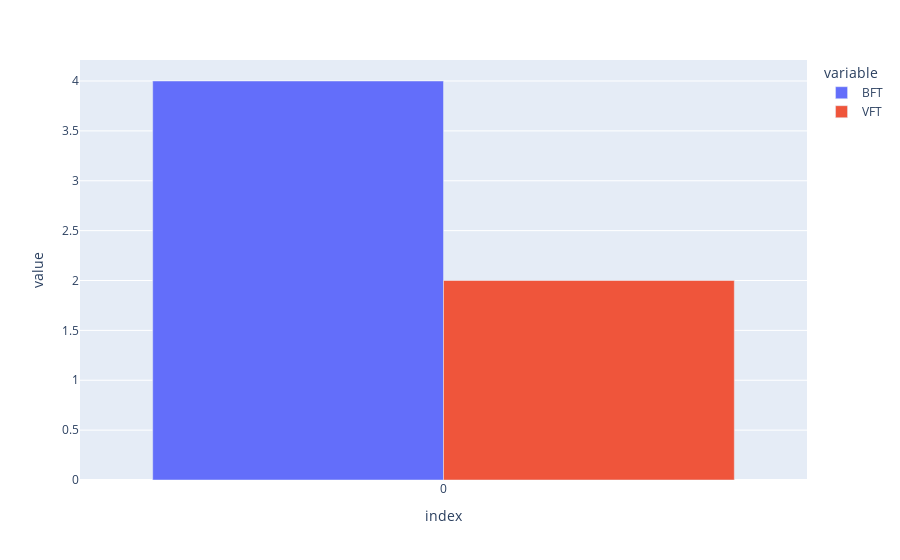

Notebook cell for this chart:
### Markdown cell above
Demo Google Sheet Link: https://docs.google.com/spreadsheets/d/1Wd_tC5t_i7bg9qZphxsEfR26wsA1IMlQYXjsdAOEXFc/edit?usp=sharing

This notebook was created live with the students, brainstorming the steps along the way.

The program lines that are commented out were used during the creation of the program so we could start "thinking like a data scientist".

Next steps could include updating the x- and y-axis titles, and adding a main title (which some students did anyways, without our prompting). We could also add new columns to calulate success percent.

### Code cell
import plotly.express as px
import pandas as pd

# demo google sheet
url = 'https://docs.google.com/spreadsheets/d/1Wd_tC5t_i7bg9qZphxsEfR26wsA1IMlQYXjsdAOEXFc/export?format=csv'

df = pd.read_csv(url)

# display(df.columns)

# display(df)

# display(df[['BFT', 'VFT']])

# only graph the attempts, nto the total shots.
fig = px.bar(df[['BFT', 'VFT']], barmode='group')

fig.show()

fig.write_image('bb-vs-vb.png')

### Figure 1 — Plotly figure (JSON) as saved in the notebook; plotly's stock layout.template omitted (floating-point values rounded to 4 significant figures)
{"data": [{"alignmentgroup": "True", "hovertemplate": "variable=BFT<br>index=%{x}<br>value=%{y}<extra></extra>", "legendgroup": "BFT", "marker": {"color": "#636efa", "pattern": {"shape": ""}}, "name": "BFT", "offsetgroup": "BFT", "orientation": "v", "showlegend": true, "textposition": "auto", "type": "bar", "x": [0], "xaxis": "x", "y": [4], "yaxis": "y"}, {"alignmentgroup": "True", "hovertemplate": "variable=VFT<br>index=%{x}<br>value=%{y}<extra></extra>", "legendgroup": "VFT", "marker": {"color": "#EF553B", "pattern": {"shape": ""}}, "name": "VFT", "offsetgroup": "VFT", "orientation": "v", "showlegend": true, "textposition": "auto", "type": "bar", "x": [0], "xaxis": "x", "y": [2], "yaxis": "y"}], "layout": {"barmode": "group", "legend": {"title": {"text": "variable"}, "tracegroupgap": 0}, "margin": {"t": 60}, "xaxis": {"anchor": "y", "domain": [0, 1], "title": {"text": "index"}}, "yaxis": {"anchor": "x", "domain": [0, 1], "title": {"text": "value"}}}}
